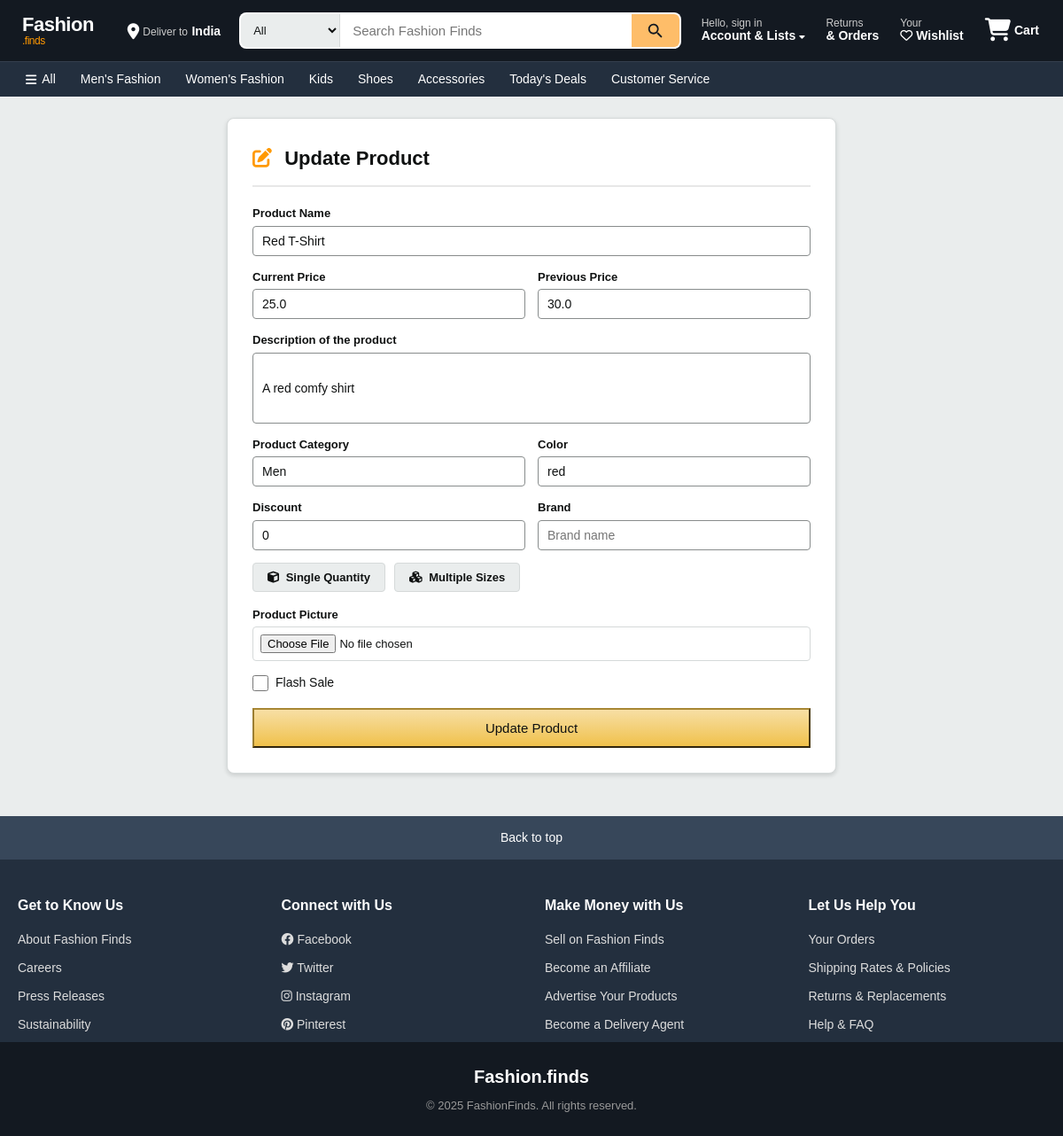
/admin/update-item/53, run on the app's committed database.
### app/models.py (models this page shows, shortened)
class Product(db.Model):
    __tablename__ = 'products'
    id = db.Column(db.Integer, primary_key=True)
    product_name = db.Column(db.String(100), nullable=False)
    product_picture = db.Column(db.String(1000), nullable=False)
    current_price = db.Column(db.Float, nullable=False)
    previous_price = db.Column(db.Float, nullable=False)
    description = db.Column(db.String(2000), nullable=True)
    color = db.Column(db.String(15))
    rating = db.Column(db.Integer, default=0)
    sale = db.Column(db.Boolean, default=False)
    discount = db.Column(db.Integer, nullable=True, default=0)
    category = db.Column(db.String(100), nullable=False)
    brand_id = db.Column(db.Integer, db.ForeignKey('brands.id'), nullable=True)
    count = db.Column(db.Integer, nullable=False, default=0)
    quantity_size = db.relationship('ProductSize', backref='product', lazy=True, cascade="all, delete-orphan")
    carts = db.relationship('Cart', backref='cart_product', lazy=True, cascade="all, delete-orphan")
    wishlists = db.relationship('Wishlist', backref='wishlist_product', lazy=True, cascade="all, delete-orphan")
    order_items = db.relationship('OrderItem', backref='product', lazy=True, cascade="all, delete-orphan")

### app/admin.py (the view, shortened to what this page needs)
@admin.route('/update-item/<int:product_id>', methods=['GET', 'POST'])
def update_item(product_id):
    product = Product.query.get_or_404(product_id)
    form = ProductForm(obj=product)
    return render_template("update_item.html", form=form, product=product)

### app/forms.py (shortened to what this page needs)
class ProductForm(FlaskForm):
    product_name = StringField(label="Product Name",validators = [DataRequired()])
    product_picture = FileField(label='Product Picture', validators=[DataRequired()])
    current_price = FloatField(label='Current Price', validators=[DataRequired()])
    previous_price = FloatField(label='Previous Price', validators=[DataRequired()])
    description = StringField(label="Description of the product",validators = [DataRequired()])
    category = StringField(label="Product Category",validators = [DataRequired()])
    sale = BooleanField(label='Flash Sale', default=False)
    discount = IntegerField(label='Discount', validators=[optional(), NumberRange(min=0, max=100)], default=0)
    brand = StringField(label="Brand",validators = [DataRequired()])
    color = StringField(label="Color",validators = [DataRequired()])
    sizes = FieldList(FormField(SizeQuantityForm),min_entries=1)
    add_product = SubmitField('Add Product')
    update_product = SubmitField('Update Product')

class SizeQuantityForm(FlaskForm):
    size = StringField(label="Size", validators=[optional()], default="Free Size")
    quantity = IntegerField(label="Quantity", validators=[optional(), NumberRange(min=0)],default=0)
    single_quantity = IntegerField(label="Quantity", validators=[optional(), NumberRange(min=0)],default=0)

### app/templates/update_item.html (shortened to what this page needs)
{% extends "base.html" %}
{% block content %}
<div class="product-form-page">
    <div class="product-form-card">
        <div class="product-form-header">
            <h2><i class="fas fa-edit"></i> Update Product</h2>
        </div>
        <form action="{{ url_for('admin.update_item', product_id=product.id) }}" method="post" enctype="multipart/form-data">
            <div class="pf-group">
                {{ form.product_name.label(class="pf-label") }}
                {{ form.product_name(class="pf-input", placeholder="Enter product name") }}
            </div>
            <div class="pf-row">
                <div class="pf-group">
                    {{ form.current_price.label(class="pf-label") }}
                    {{ form.current_price(class="pf-input", placeholder="Current price") }}
                </div>
                <div class="pf-group">
                    {{ form.previous_price.label(class="pf-label") }}
                    {{ form.previous_price(class="pf-input", placeholder="Previous price") }}
                </div>
            </div>
            <div class="pf-group">
                {{ form.description.label(class="pf-label") }}
                {{ form.description(class="pf-input pf-textarea", placeholder="Enter product description") }}
            </div>
            <div class="pf-row">
                <div class="pf-group">
                    {{ form.category.label(class="pf-label") }}
                    {{ form.category(class="pf-input", placeholder="Category") }}
                </div>
                <div class="pf-group">
                    {{ form.color.label(class="pf-label") }}
                    {{ form.color(class="pf-input", placeholder="Color") }}
                </div>
            </div>
            <div class="pf-row">
                <div class="pf-group">
                    {{ form.discount.label(class="pf-label") }}
                    {{ form.discount(class="pf-input", placeholder="Discount %") }}
                </div>
                <div class="pf-group">
                    {{ form.brand.label(class="pf-label") }}
                    {{ form.brand(class="pf-input", placeholder="Brand name") }}
                </div>
            </div>
            <div class="pf-size-toggle">
                <button class="pf-toggle-btn" type="button" onclick="showSingleQuantity()"><i class="fas fa-cube"></i> Single Quantity</button>
                <button class="pf-toggle-btn" type="button" onclick="showMultipleSizes()"><i class="fas fa-cubes"></i> Multiple Sizes</button>
            </div>
            <div class="pf-group">
                {{ form.product_picture.label(class="pf-label") }}
                <input type="file" class="pf-file" id="fileInput" name="product_picture">
            </div>
            <div class="pf-checkbox">
                {{ form.sale(id="saleCheckbox") }}
                <label for="saleCheckbox">Flash Sale</label>
            </div>
            <button type="submit" class="btn-amazon-primary pf-submit">Update Product</button>
        </form>
    </div>
</div>
{% endblock %}

### data on the page
Product: product_name "Red T-Shirt", current_price "25.0", previous_price "30.0", description "A red comfy shirt", category "Men", color "red", discount "0"
